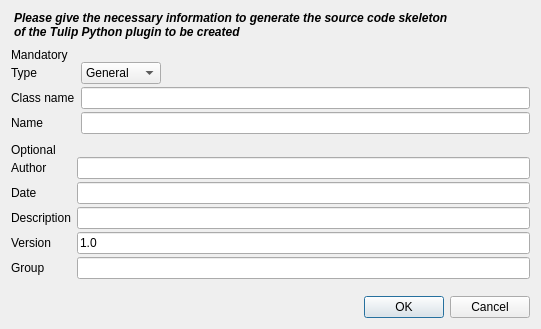
<?xml version="1.0" encoding="UTF-8"?>
<ui version="4.0">
 <class>PythonPluginCreationDialog</class>
 <widget class="QDialog" name="PythonPluginCreationDialog">
  <property name="windowModality">
   <enum>Qt::WindowModal</enum>
  </property>
  <property name="geometry">
   <rect>
    <x>0</x>
    <y>0</y>
    <width>541</width>
    <height>329</height>
   </rect>
  </property>
  <property name="windowTitle">
   <string>Tulip Python plugin creation</string>
  </property>
  <layout class="QVBoxLayout" name="verticalLayout">
   <property name="spacing">
    <number>0</number>
   </property>
   <item>
    <widget class="QLabel" name="label_10">
     <property name="maximumSize">
      <size>
       <width>16777215</width>
       <height>50</height>
      </size>
     </property>
     <property name="styleSheet">
      <string notr="true">margin-bottom: 9px</string>
     </property>
     <property name="frameShape">
      <enum>QFrame::NoFrame</enum>
     </property>
     <property name="text">
      <string>&lt;b&gt;&lt;i&gt;Please give the necessary information to generate the source code skeleton&lt;br/&gt; of the Tulip Python plugin to be created&lt;/i&gt;&lt;/b&gt;</string>
     </property>
    </widget>
   </item>
   <item>
    <widget class="QLabel" name="label_11">
     <property name="text">
      <string>Mandatory</string>
     </property>
     <property name="groupTitle" stdset="0">
      <bool>true</bool>
     </property>
    </widget>
   </item>
   <item>
    <widget class="QFrame" name="frame">
     <layout class="QFormLayout" name="formLayout_2">
      <property name="fieldGrowthPolicy">
       <enum>QFormLayout::ExpandingFieldsGrow</enum>
      </property>
      <property name="verticalSpacing">
       <number>3</number>
      </property>
      <property name="leftMargin">
       <number>0</number>
      </property>
      <property name="topMargin">
       <number>0</number>
      </property>
      <property name="rightMargin">
       <number>0</number>
      </property>
      <property name="bottomMargin">
       <number>9</number>
      </property>
      <item row="0" column="0">
       <widget class="QLabel" name="label_3">
        <property name="toolTip">
         <string notr="true">The type of plugin to create</string>
        </property>
        <property name="text">
         <string>Type</string>
        </property>
       </widget>
      </item>
      <item row="0" column="1">
       <widget class="QComboBox" name="pluginType">
        <property name="toolTip">
         <string notr="true">Choose the type of plugin to create</string>
        </property>
        <item>
         <property name="text">
          <string>General</string>
         </property>
        </item>
        <item>
         <property name="text">
          <string>Layout</string>
         </property>
        </item>
        <item>
         <property name="text">
          <string>Size</string>
         </property>
        </item>
        <item>
         <property name="text">
          <string>Measure</string>
         </property>
        </item>
        <item>
         <property name="text">
          <string>Color</string>
         </property>
        </item>
        <item>
         <property name="text">
          <string>Selection</string>
         </property>
        </item>
        <item>
         <property name="text">
          <string>Import</string>
         </property>
        </item>
        <item>
         <property name="text">
          <string>Export</string>
         </property>
        </item>
       </widget>
      </item>
      <item row="1" column="0">
       <widget class="QLabel" name="label_2">
        <property name="toolTip">
         <string>&lt;html&gt;&lt;body&gt;The name of the Python plugin class&lt;ul&gt;
&lt;li&gt;must start with a letter or the underscore character,&lt;/li&gt;
&lt;li&gt;cannot start with a number,&lt;/li&gt;
&lt;li&gt;can only contain A-z, 0-9, or _ characters.&lt;/li&gt;
&lt;/ul&gt;&lt;/body&gt;&lt;/html&gt;</string>
        </property>
        <property name="text">
         <string>Class name</string>
        </property>
       </widget>
      </item>
      <item row="1" column="1">
       <widget class="QLineEdit" name="pluginClassName">
        <property name="toolTip">
         <string notr="true">&lt;html&gt;&lt;body&gt;Enter the name of the Python plugin class&lt;ul&gt;
&lt;li&gt;must start with a letter or the underscore character,&lt;/li&gt;
&lt;li&gt;cannot start with a number,&lt;/li&gt;
&lt;li&gt;can only contain A-z, 0-9, or _ characters.&lt;/li&gt;
&lt;/ul&gt;&lt;/body&gt;&lt;/html&gt;</string>
        </property>
       </widget>
      </item>
      <item row="2" column="0">
       <widget class="QLabel" name="label_4">
        <property name="toolTip">
         <string notr="true">The name of the plugin as it will be displayed in the GUI</string>
        </property>
        <property name="text">
         <string>Name</string>
        </property>
       </widget>
      </item>
      <item row="2" column="1">
       <widget class="QLineEdit" name="pluginName">
        <property name="toolTip">
         <string notr="true">Enter the displayed name of the plugin</string>
        </property>
       </widget>
      </item>
     </layout>
    </widget>
   </item>
   <item>
    <widget class="QLabel" name="label_12">
     <property name="text">
      <string>Optional</string>
     </property>
     <property name="groupTitle" stdset="0">
      <bool>true</bool>
     </property>
    </widget>
   </item>
   <item>
    <widget class="QFrame" name="frame_2">
     <layout class="QFormLayout" name="formLayout">
      <property name="verticalSpacing">
       <number>3</number>
      </property>
      <property name="leftMargin">
       <number>0</number>
      </property>
      <property name="topMargin">
       <number>0</number>
      </property>
      <property name="rightMargin">
       <number>0</number>
      </property>
      <property name="bottomMargin">
       <number>9</number>
      </property>
      <item row="0" column="0">
       <widget class="QLabel" name="label_5">
        <property name="toolTip">
         <string notr="true">The name of the plugin's author</string>
        </property>
        <property name="text">
         <string>Author</string>
        </property>
       </widget>
      </item>
      <item row="0" column="1">
       <widget class="QLineEdit" name="author">
        <property name="toolTip">
         <string>Enter the author's name</string>
        </property>
       </widget>
      </item>
      <item row="1" column="0">
       <widget class="QLabel" name="label_6">
        <property name="toolTip">
         <string notr="true">The creation date of the plugin</string>
        </property>
        <property name="text">
         <string>Date</string>
        </property>
       </widget>
      </item>
      <item row="1" column="1">
       <widget class="QLineEdit" name="date">
        <property name="toolTip">
         <string notr="true">Enter the plugin's creation date</string>
        </property>
       </widget>
      </item>
      <item row="2" column="0">
       <widget class="QLabel" name="label_7">
        <property name="toolTip">
         <string>Some information about the plugin that will be displayed in the GUI to facilitate user choice</string>
        </property>
        <property name="text">
         <string>Description</string>
        </property>
       </widget>
      </item>
      <item row="2" column="1">
       <widget class="QLineEdit" name="info">
        <property name="toolTip">
         <string>Enter the plugin's description</string>
        </property>
       </widget>
      </item>
      <item row="3" column="0">
       <widget class="QLabel" name="label_8">
        <property name="toolTip">
         <string>The version number of the plugin</string>
        </property>
        <property name="text">
         <string>Version</string>
        </property>
       </widget>
      </item>
      <item row="3" column="1">
       <widget class="QLineEdit" name="release">
        <property name="toolTip">
         <string>Enter the plugin's version number</string>
        </property>
        <property name="text">
         <string>1.0</string>
        </property>
       </widget>
      </item>
      <item row="4" column="0">
       <widget class="QLabel" name="label_9">
        <property name="toolTip">
         <string>The group (a kind of sub-menu) in which the plugin will be added in the list of plugins displayed in the GUI</string>
        </property>
        <property name="text">
         <string>Group</string>
        </property>
       </widget>
      </item>
      <item row="4" column="1">
       <widget class="QLineEdit" name="group">
        <property name="toolTip">
         <string>Enter the name of the sub-list of plugins in which the plugin will be added in the GUI</string>
        </property>
       </widget>
      </item>
     </layout>
    </widget>
   </item>
   <item>
    <spacer name="verticalSpacer">
     <property name="orientation">
      <enum>Qt::Vertical</enum>
     </property>
     <property name="sizeHint" stdset="0">
      <size>
       <width>20</width>
       <height>40</height>
      </size>
     </property>
    </spacer>
   </item>
   <item>
    <widget class="QDialogButtonBox" name="buttonBox">
     <property name="standardButtons">
      <set>QDialogButtonBox::Cancel|QDialogButtonBox::Ok</set>
     </property>
    </widget>
   </item>
  </layout>
 </widget>
 <resources>
  <include location="../../tulip-gui/resources/TulipGUIResource.qrc"/>
 </resources>
 <connections>
  <connection>
   <sender>buttonBox</sender>
   <signal>accepted()</signal>
   <receiver>PythonPluginCreationDialog</receiver>
   <slot>accept()</slot>
   <hints>
    <hint type="sourcelabel">
     <x>286</x>
     <y>556</y>
    </hint>
    <hint type="destinationlabel">
     <x>286</x>
     <y>290</y>
    </hint>
   </hints>
  </connection>
  <connection>
   <sender>buttonBox</sender>
   <signal>rejected()</signal>
   <receiver>PythonPluginCreationDialog</receiver>
   <slot>reject()</slot>
   <hints>
    <hint type="sourcelabel">
     <x>286</x>
     <y>556</y>
    </hint>
    <hint type="destinationlabel">
     <x>286</x>
     <y>290</y>
    </hint>
   </hints>
  </connection>
 </connections>
</ui>
